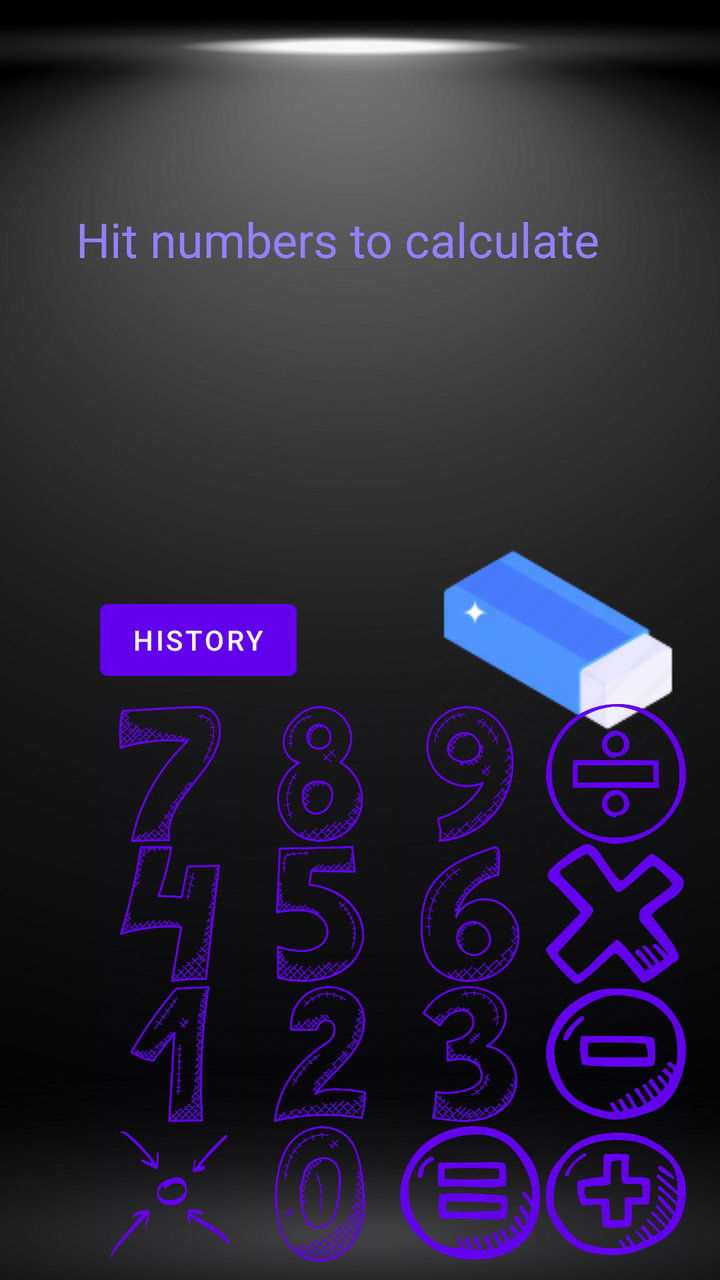
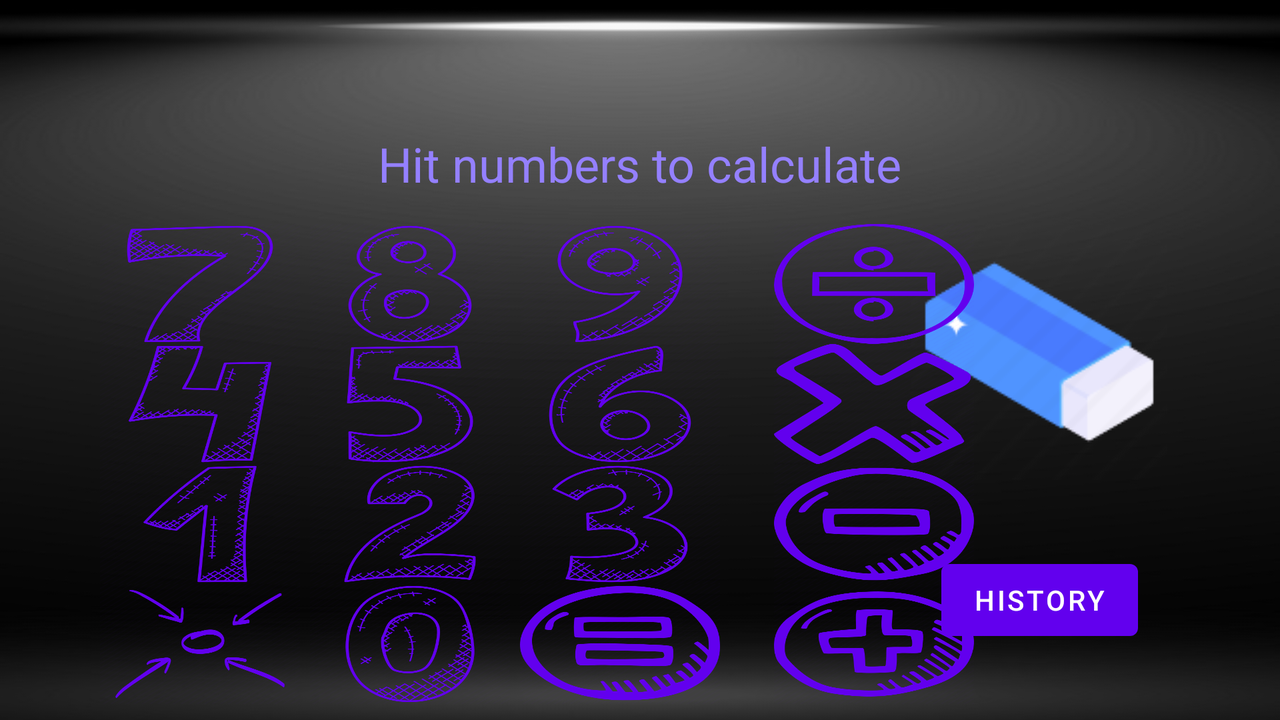

The same Android screen from two of the app's own layout files: first res/layout/ as a phone draws it, then the repository's variant for another configuration, drawn on a device whose configuration selects that folder. Both files follow.
<!-- AndroidManifest.xml: application theme Theme.AndroidStudioMaktab -->
<!-- res/layout/activity_main.xml -->
<?xml version="1.0" encoding="utf-8"?>
<androidx.constraintlayout.widget.ConstraintLayout xmlns:android="http://schemas.android.com/apk/res/android"
    xmlns:app="http://schemas.android.com/apk/res-auto"
    xmlns:tools="http://schemas.android.com/tools"
    android:layout_width="match_parent"
    android:layout_height="match_parent"
    android:background="@drawable/dark"
    tools:context=".MainActivity">

    <Button
        android:id="@+id/minus"
        android:layout_width="70dp"
        android:layout_height="70dp"
        android:background="@drawable/minus"
        app:layout_constraintBottom_toTopOf="@+id/plus"
        app:layout_constraintEnd_toEndOf="parent"
        app:layout_constraintHorizontal_bias="0.15"
        app:layout_constraintStart_toEndOf="@+id/three"
        app:layout_constraintTop_toTopOf="@+id/three" />

    <Button
        android:id="@+id/multiply"
        android:layout_width="70dp"
        android:layout_height="70dp"
        android:background="@drawable/multi"
        app:layout_constraintBottom_toTopOf="@+id/minus"
        app:layout_constraintEnd_toEndOf="parent"
        app:layout_constraintHorizontal_bias="0.15"
        app:layout_constraintStart_toEndOf="@+id/six"
        app:layout_constraintTop_toTopOf="@+id/six" />

    <Button
        android:id="@+id/division"
        android:layout_width="70dp"
        android:layout_height="70dp"
        android:background="@drawable/division"
        app:layout_constraintBottom_toTopOf="@+id/multiply"
        app:layout_constraintEnd_toEndOf="parent"
        app:layout_constraintHorizontal_bias="0.15"
        app:layout_constraintStart_toEndOf="@+id/nine"
        app:layout_constraintTop_toTopOf="@+id/nine" />

    <Button
        android:id="@+id/plus"
        android:layout_width="70dp"
        android:layout_height="70dp"
        android:layout_marginBottom="8dp"
        android:background="@drawable/plus"
        app:layout_constraintBottom_toBottomOf="parent"
        app:layout_constraintEnd_toEndOf="parent"
        app:layout_constraintHorizontal_bias="0.15"
        app:layout_constraintStart_toEndOf="@+id/equals"
        app:layout_constraintTop_toTopOf="@+id/equals" />

    <Button
        android:id="@+id/five"
        android:layout_width="70dp"
        android:layout_height="70dp"
        android:layout_marginStart="5dp"
        android:background="@drawable/n5"
        app:layout_constraintBottom_toTopOf="@+id/two"
        app:layout_constraintStart_toEndOf="@+id/four"
        app:layout_constraintTop_toTopOf="@+id/four" />

    <Button
        android:id="@+id/six"
        android:layout_width="70dp"
        android:layout_height="70dp"
        android:layout_marginStart="5dp"
        android:background="@drawable/n6"
        app:layout_constraintBottom_toTopOf="@+id/three"
        app:layout_constraintStart_toEndOf="@+id/five"
        app:layout_constraintTop_toTopOf="@+id/five" />

    <Button
        android:id="@+id/seven"
        android:layout_width="70dp"
        android:layout_height="70dp"
        android:layout_marginStart="50dp"
        android:background="@drawable/n7"
        app:layout_constraintBottom_toTopOf="@+id/four"
        app:layout_constraintStart_toStartOf="parent" />

    <Button
        android:id="@+id/eight"
        android:layout_width="70dp"
        android:layout_height="70dp"
        android:layout_marginStart="5dp"
        android:background="@drawable/n8"
        app:layout_constraintBottom_toTopOf="@+id/five"
        app:layout_constraintStart_toEndOf="@+id/seven"
        app:layout_constraintTop_toTopOf="@+id/seven" />

    <Button
        android:id="@+id/nine"
        android:layout_width="70dp"
        android:layout_height="70dp"
        android:layout_marginStart="5dp"
        android:background="@drawable/n9"
        app:layout_constraintBottom_toTopOf="@+id/six"
        app:layout_constraintStart_toEndOf="@+id/eight"
        app:layout_constraintTop_toTopOf="@+id/eight" />

    <Button
        android:id="@+id/zero"
        android:layout_width="70dp"
        android:layout_height="70dp"
        android:layout_marginStart="5dp"
        android:layout_marginBottom="8dp"
        android:background="@drawable/n0"
        app:layout_constraintBottom_toBottomOf="parent"
        app:layout_constraintStart_toEndOf="@+id/dot"
        app:layout_constraintTop_toTopOf="@+id/dot" />

    <Button
        android:id="@+id/dot"
        android:layout_width="70dp"
        android:layout_height="70dp"
        android:layout_marginStart="50dp"
        android:layout_marginBottom="8dp"
        android:background="@drawable/dot"
        app:layout_constraintBottom_toBottomOf="parent"
        app:layout_constraintStart_toStartOf="parent" />

    <Button
        android:id="@+id/equals"
        android:layout_width="70dp"
        android:layout_height="70dp"
        android:layout_marginStart="5dp"
        android:layout_marginBottom="8dp"
        android:background="@drawable/equals"
        app:layout_constraintBottom_toBottomOf="parent"
        app:layout_constraintStart_toEndOf="@+id/zero"
        app:layout_constraintTop_toTopOf="@+id/zero" />

    <Button
        android:id="@+id/two"
        android:layout_width="70dp"
        android:layout_height="70dp"
        android:layout_marginStart="5dp"
        android:background="@drawable/n2"
        app:layout_constraintBottom_toTopOf="@+id/zero"
        app:layout_constraintStart_toEndOf="@+id/one"
        app:layout_constraintTop_toTopOf="@+id/one" />

    <Button
        android:id="@+id/one"
        android:layout_width="70dp"
        android:layout_height="70dp"
        android:layout_marginStart="50dp"
        android:background="@drawable/n1"
        app:layout_constraintBottom_toTopOf="@+id/dot"
        app:layout_constraintStart_toStartOf="parent" />

    <Button
        android:id="@+id/three"
        android:layout_width="70dp"
        android:layout_height="70dp"
        android:layout_marginStart="5dp"
        android:background="@drawable/n3"
        app:layout_constraintBottom_toTopOf="@+id/equals"
        app:layout_constraintStart_toEndOf="@+id/two"
        app:layout_constraintTop_toTopOf="@+id/two" />

    <Button
        android:id="@+id/four"
        android:layout_width="70dp"
        android:layout_height="70dp"
        android:layout_marginStart="50dp"
        android:background="@drawable/n4"
        app:layout_constraintBottom_toTopOf="@+id/one"
        app:layout_constraintStart_toStartOf="parent" />

    <ImageButton
        android:id="@+id/delete"
        android:layout_width="wrap_content"
        android:layout_height="wrap_content"
        android:background="@null"
        android:src="@drawable/delete"
        app:layout_constraintBottom_toBottomOf="parent"
        app:layout_constraintEnd_toEndOf="@+id/division"
        app:layout_constraintHorizontal_bias="1.0"
        app:layout_constraintStart_toStartOf="parent"
        app:layout_constraintTop_toTopOf="parent" />


    <TextView
        android:id="@+id/displayer"
        android:layout_width="wrap_content"
        android:layout_height="wrap_content"
        android:layout_marginStart="60dp"
        android:layout_marginEnd="60dp"
        android:text="Hit numbers to calculate"
        android:textColor="#9480FF"
        android:textColorHint="#3E4DA1"
        android:textSize="24sp"
        app:layout_constraintBottom_toBottomOf="parent"
        app:layout_constraintEnd_toEndOf="parent"
        app:layout_constraintHorizontal_bias="1.0"
        app:layout_constraintStart_toStartOf="parent"
        app:layout_constraintTop_toTopOf="parent"
        app:layout_constraintVertical_bias="0.17" />

    <Button
        android:id="@+id/History"
        android:layout_width="wrap_content"
        android:layout_height="wrap_content"
        android:text="History"
        app:layout_constraintBottom_toBottomOf="@id/delete"
        app:layout_constraintEnd_toStartOf="@id/delete"
        app:layout_constraintHorizontal_bias="0.0"
        app:layout_constraintStart_toStartOf="@+id/seven"
        app:layout_constraintTop_toTopOf="@id/delete" />
</androidx.constraintlayout.widget.ConstraintLayout>
<!-- resources referenced by this layout -->
<resources>
  <!-- drawable dark: jpg bitmap (drawable, 52345 bytes) -->
  <!-- drawable delete: png bitmap (drawable, 4173 bytes) -->
  <!-- drawable division: png bitmap (drawable, 29159 bytes) -->
  <!-- drawable dot: png bitmap (drawable, 21070 bytes) -->
  <!-- drawable equals: png bitmap (drawable, 33544 bytes) -->
  <!-- drawable minus: png bitmap (drawable, 30073 bytes) -->
  <!-- drawable multi: png bitmap (drawable, 31498 bytes) -->
  <!-- drawable n0: png bitmap (drawable, 43919 bytes) -->
  <!-- drawable n1: png bitmap (drawable, 35425 bytes) -->
  <!-- drawable n2: png bitmap (drawable, 38881 bytes) -->
  <!-- drawable n3: png bitmap (drawable, 37178 bytes) -->
  <!-- drawable n4: png bitmap (drawable, 33945 bytes) -->
  <!-- drawable n5: png bitmap (drawable, 36375 bytes) -->
  <!-- drawable n6: png bitmap (drawable, 38309 bytes) -->
  <!-- drawable n7: png bitmap (drawable, 34662 bytes) -->
  <!-- drawable n8: png bitmap (drawable, 37737 bytes) -->
  <!-- drawable n9: png bitmap (drawable, 35876 bytes) -->
  <!-- drawable plus: png bitmap (drawable, 36169 bytes) -->
  <style name="Theme.AndroidStudioMaktab" parent="Theme.MaterialComponents.DayNight.DarkActionBar">
          
          <item name="colorPrimary">@color/purple_500</item>
          <item name="colorPrimaryVariant">@color/purple_700</item>
          <item name="colorOnPrimary">@color/white</item>
          
          <item name="colorSecondary">@color/teal_200</item>
          <item name="colorSecondaryVariant">@color/teal_700</item>
          <item name="colorOnSecondary">@color/black</item>
          
          <item name="android:statusBarColor">?attr/colorPrimaryVariant</item>
          
      </style>
</resources>
<!-- res/layout-land/activity_main.xml (the repository's variant of the layout above) -->
<!-- drawn on the phone turned sideways -->
<?xml version="1.0" encoding="utf-8"?>
<androidx.constraintlayout.widget.ConstraintLayout xmlns:android="http://schemas.android.com/apk/res/android"
    xmlns:app="http://schemas.android.com/apk/res-auto"
    xmlns:tools="http://schemas.android.com/tools"
    android:layout_width="match_parent"
    android:layout_height="match_parent"
    android:background="@drawable/dark"
    tools:context=".MainActivity">

    <Button
        android:id="@+id/minus"
        android:layout_width="100dp"
        android:layout_height="60dp"
        android:background="@drawable/minus"
        app:layout_constraintBottom_toTopOf="@+id/plus"
        app:layout_constraintEnd_toEndOf="parent"
        app:layout_constraintHorizontal_bias="0.15"
        app:layout_constraintStart_toEndOf="@+id/three"
        app:layout_constraintTop_toTopOf="@+id/three" />

    <Button
        android:id="@+id/multiply"
        android:layout_width="100dp"
        android:layout_height="60dp"
        android:background="@drawable/multi"
        app:layout_constraintBottom_toTopOf="@+id/minus"
        app:layout_constraintEnd_toEndOf="parent"
        app:layout_constraintHorizontal_bias="0.15"
        app:layout_constraintStart_toEndOf="@+id/six"
        app:layout_constraintTop_toTopOf="@+id/six" />

    <Button
        android:id="@+id/division"
        android:layout_width="100dp"
        android:layout_height="60dp"
        android:background="@drawable/division"
        app:layout_constraintBottom_toTopOf="@+id/multiply"
        app:layout_constraintEnd_toEndOf="parent"
        app:layout_constraintHorizontal_bias="0.15"
        app:layout_constraintStart_toEndOf="@+id/nine"
        app:layout_constraintTop_toTopOf="@+id/nine" />

    <Button
        android:id="@+id/plus"
        android:layout_width="100dp"
        android:layout_height="60dp"
        android:layout_marginBottom="8dp"
        android:background="@drawable/plus"
        app:layout_constraintBottom_toBottomOf="parent"
        app:layout_constraintEnd_toEndOf="parent"
        app:layout_constraintHorizontal_bias="0.15"
        app:layout_constraintStart_toEndOf="@+id/equals"
        app:layout_constraintTop_toTopOf="@+id/equals" />

    <Button
        android:id="@+id/five"
        android:layout_width="100dp"
        android:layout_height="60dp"
        android:layout_marginStart="5dp"
        android:background="@drawable/n5"
        app:layout_constraintBottom_toTopOf="@+id/two"
        app:layout_constraintStart_toEndOf="@+id/four"
        app:layout_constraintTop_toTopOf="@+id/four" />

    <Button
        android:id="@+id/six"
        android:layout_width="100dp"
        android:layout_height="60dp"
        android:layout_marginStart="5dp"
        android:background="@drawable/n6"
        app:layout_constraintBottom_toTopOf="@+id/three"
        app:layout_constraintStart_toEndOf="@+id/five"
        app:layout_constraintTop_toTopOf="@+id/five" />

    <Button
        android:id="@+id/seven"
        android:layout_width="100dp"
        android:layout_height="60dp"
        android:layout_marginStart="50dp"
        android:background="@drawable/n7"
        app:layout_constraintBottom_toTopOf="@+id/four"
        app:layout_constraintStart_toStartOf="parent" />

    <Button
        android:id="@+id/eight"
        android:layout_width="100dp"
        android:layout_height="60dp"
        android:layout_marginStart="5dp"
        android:background="@drawable/n8"
        app:layout_constraintBottom_toTopOf="@+id/five"
        app:layout_constraintStart_toEndOf="@+id/seven"
        app:layout_constraintTop_toTopOf="@+id/seven" />

    <Button
        android:id="@+id/nine"
        android:layout_width="100dp"
        android:layout_height="60dp"
        android:layout_marginStart="5dp"
        android:background="@drawable/n9"
        app:layout_constraintBottom_toTopOf="@+id/six"
        app:layout_constraintStart_toEndOf="@+id/eight"
        app:layout_constraintTop_toTopOf="@+id/eight" />

    <Button
        android:id="@+id/zero"
        android:layout_width="100dp"
        android:layout_height="60dp"
        android:layout_marginStart="5dp"
        android:layout_marginBottom="8dp"
        android:background="@drawable/n0"
        app:layout_constraintBottom_toBottomOf="parent"
        app:layout_constraintStart_toEndOf="@+id/dot"
        app:layout_constraintTop_toTopOf="@+id/dot" />

    <Button
        android:id="@+id/dot"
        android:layout_width="100dp"
        android:layout_height="60dp"
        android:layout_marginStart="50dp"
        android:layout_marginBottom="8dp"
        android:background="@drawable/dot"
        app:layout_constraintBottom_toBottomOf="parent"
        app:layout_constraintStart_toStartOf="parent" />

    <Button
        android:id="@+id/equals"
        android:layout_width="100dp"
        android:layout_height="60dp"
        android:layout_marginStart="5dp"
        android:layout_marginBottom="8dp"
        android:background="@drawable/equals"
        app:layout_constraintBottom_toBottomOf="parent"
        app:layout_constraintStart_toEndOf="@+id/zero"
        app:layout_constraintTop_toTopOf="@+id/zero" />

    <Button
        android:id="@+id/two"
        android:layout_width="100dp"
        android:layout_height="60dp"
        android:layout_marginStart="5dp"
        android:background="@drawable/n2"
        app:layout_constraintBottom_toTopOf="@+id/zero"
        app:layout_constraintStart_toEndOf="@+id/one"
        app:layout_constraintTop_toTopOf="@+id/one" />

    <Button
        android:id="@+id/one"
        android:layout_width="100dp"
        android:layout_height="60dp"
        android:layout_marginStart="50dp"
        android:background="@drawable/n1"
        app:layout_constraintBottom_toTopOf="@+id/dot"
        app:layout_constraintStart_toStartOf="parent" />

    <Button
        android:id="@+id/three"
        android:layout_width="100dp"
        android:layout_height="60dp"
        android:layout_marginStart="5dp"
        android:background="@drawable/n3"
        app:layout_constraintBottom_toTopOf="@+id/equals"
        app:layout_constraintStart_toEndOf="@+id/two"
        app:layout_constraintTop_toTopOf="@+id/two" />

    <Button
        android:id="@+id/four"
        android:layout_width="100dp"
        android:layout_height="60dp"
        android:layout_marginStart="50dp"
        android:background="@drawable/n4"
        app:layout_constraintBottom_toTopOf="@+id/one"
        app:layout_constraintStart_toStartOf="parent" />

    <ImageButton
        android:id="@+id/delete"
        android:layout_width="wrap_content"
        android:layout_height="wrap_content"
        android:background="@null"
        android:src="@drawable/delete"
        app:layout_constraintBottom_toBottomOf="parent"
        app:layout_constraintEnd_toEndOf="parent"
        app:layout_constraintHorizontal_bias="0.89"
        app:layout_constraintStart_toStartOf="parent"
        app:layout_constraintTop_toTopOf="@+id/division"
        app:layout_constraintVertical_bias="0.0" />


    <TextView
        android:id="@+id/displayer"
        android:layout_width="wrap_content"
        android:layout_height="wrap_content"
        android:layout_marginStart="60dp"
        android:layout_marginEnd="60dp"
        android:text="Hit numbers to calculate"
        android:textColor="#9480FF"
        android:textColorHint="#3E4DA1"
        android:textSize="24sp"
        app:layout_constraintBottom_toBottomOf="parent"
        app:layout_constraintEnd_toEndOf="parent"
        app:layout_constraintStart_toStartOf="parent"
        app:layout_constraintTop_toTopOf="parent"
        app:layout_constraintVertical_bias="0.20
" />

    <Button
        android:id="@+id/History"
        android:layout_width="wrap_content"
        android:layout_height="wrap_content"
        android:text="History"
        app:layout_constraintBottom_toBottomOf="parent"
        app:layout_constraintEnd_toEndOf="@id/delete"
        app:layout_constraintStart_toStartOf="@id/delete"
        app:layout_constraintTop_toBottomOf="@id/delete" />
</androidx.constraintlayout.widget.ConstraintLayout>
